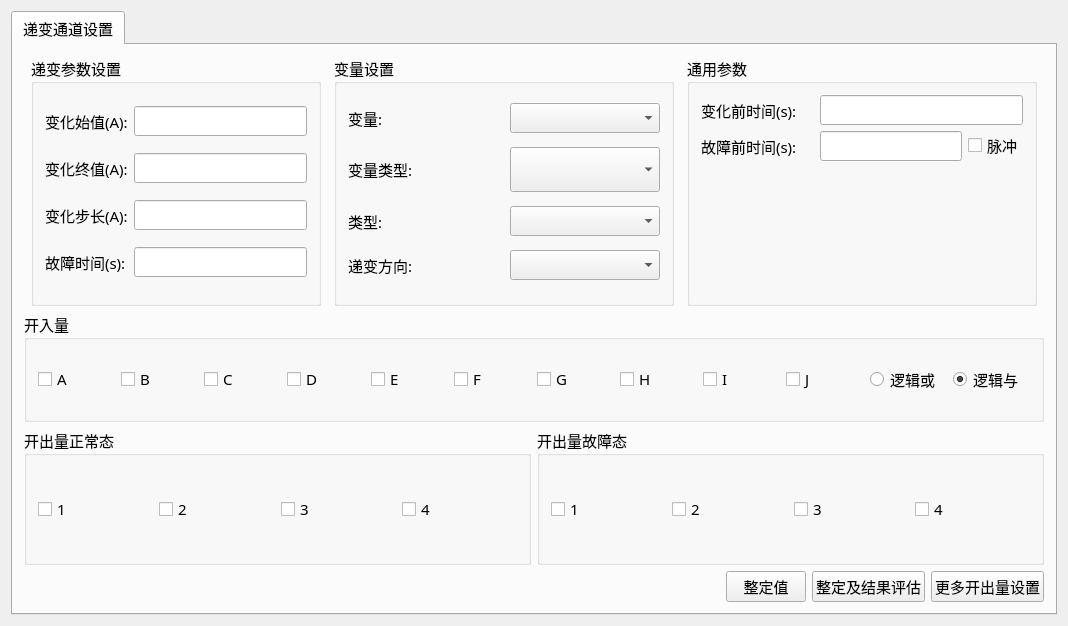
<?xml version="1.0" encoding="UTF-8"?>
<ui version="4.0">
 <class>QSttMacroParaEditViewSequenceGradient</class>
 <widget class="QWidget" name="QSttMacroParaEditViewSequenceGradient">
  <property name="geometry">
   <rect>
    <x>0</x>
    <y>0</y>
    <width>1068</width>
    <height>626</height>
   </rect>
  </property>
  <property name="font">
   <font>
    <pointsize>18</pointsize>
   </font>
  </property>
  <property name="windowTitle">
   <string>QSttMacroParaEditViewGradient</string>
  </property>
  <layout class="QGridLayout" name="gridLayout_2">
   <item row="0" column="0">
    <layout class="QVBoxLayout" name="m_MainLayout">
     <item>
      <widget class="QSttTabWidget" name="m_tabWidget">
       <property name="font">
        <font>
         <family>Agency FB</family>
         <pointsize>11</pointsize>
        </font>
       </property>
       <property name="currentIndex">
        <number>0</number>
       </property>
       <widget class="QWidget" name="tab">
        <attribute name="title">
         <string>递变通道设置</string>
        </attribute>
        <layout class="QVBoxLayout" name="verticalLayout_2">
         <item>
          <layout class="QVBoxLayout" name="verticalLayout" stretch="4,1,1,1">
           <item>
            <layout class="QHBoxLayout" name="horizontalLayout">
             <item>
              <widget class="QSttGroupBox" name="m_gpChangeSet">
               <property name="sizePolicy">
                <sizepolicy hsizetype="Preferred" vsizetype="Preferred">
                 <horstretch>0</horstretch>
                 <verstretch>0</verstretch>
                </sizepolicy>
               </property>
               <property name="minimumSize">
                <size>
                 <width>0</width>
                 <height>220</height>
                </size>
               </property>
               <property name="maximumSize">
                <size>
                 <width>290</width>
                 <height>250</height>
                </size>
               </property>
               <property name="font">
                <font>
                 <family>Agency FB</family>
                 <pointsize>11</pointsize>
                </font>
               </property>
               <property name="title">
                <string>递变参数设置</string>
               </property>
               <layout class="QGridLayout" name="gridLayout_6">
                <item row="0" column="0">
                 <widget class="QLabel" name="m_labInit">
                  <property name="text">
                   <string>变化始值(A):</string>
                  </property>
                 </widget>
                </item>
                <item row="2" column="0">
                 <widget class="QLabel" name="m_labStep">
                  <property name="text">
                   <string>变化步长(A):</string>
                  </property>
                 </widget>
                </item>
                <item row="2" column="1">
                 <widget class="QSettingLineEdit" name="m_editStep">
                  <property name="minimumSize">
                   <size>
                    <width>120</width>
                    <height>0</height>
                   </size>
                  </property>
                 </widget>
                </item>
                <item row="3" column="0">
                 <widget class="QLabel" name="m_labTime">
                  <property name="text">
                   <string>故障时间(s):</string>
                  </property>
                 </widget>
                </item>
                <item row="3" column="1">
                 <widget class="QSettingLineEdit" name="m_editTime">
                  <property name="minimumSize">
                   <size>
                    <width>120</width>
                    <height>0</height>
                   </size>
                  </property>
                 </widget>
                </item>
                <item row="0" column="1">
                 <widget class="QSettingLineEdit" name="m_editInit">
                  <property name="minimumSize">
                   <size>
                    <width>120</width>
                    <height>0</height>
                   </size>
                  </property>
                 </widget>
                </item>
                <item row="1" column="0">
                 <widget class="QLabel" name="m_labFinish">
                  <property name="text">
                   <string>变化终值(A):</string>
                  </property>
                 </widget>
                </item>
                <item row="1" column="1">
                 <widget class="QSettingLineEdit" name="m_editFinish">
                  <property name="minimumSize">
                   <size>
                    <width>120</width>
                    <height>0</height>
                   </size>
                  </property>
                 </widget>
                </item>
               </layout>
               <zorder>m_labInit</zorder>
               <zorder>m_editInit</zorder>
               <zorder>m_editFinish</zorder>
               <zorder>m_labFinish</zorder>
               <zorder>m_labStep</zorder>
               <zorder>m_editStep</zorder>
               <zorder>m_labTime</zorder>
               <zorder>m_editTime</zorder>
              </widget>
             </item>
             <item>
              <widget class="QSttGroupBox" name="m_gpVarSet">
               <property name="sizePolicy">
                <sizepolicy hsizetype="Preferred" vsizetype="Preferred">
                 <horstretch>0</horstretch>
                 <verstretch>0</verstretch>
                </sizepolicy>
               </property>
               <property name="minimumSize">
                <size>
                 <width>0</width>
                 <height>220</height>
                </size>
               </property>
               <property name="maximumSize">
                <size>
                 <width>340</width>
                 <height>250</height>
                </size>
               </property>
               <property name="font">
                <font>
                 <family>Agency FB</family>
                 <pointsize>11</pointsize>
                </font>
               </property>
               <property name="title">
                <string>变量设置</string>
               </property>
               <layout class="QGridLayout" name="gridLayout_3">
                <item row="3" column="2">
                 <widget class="QScrollComboBox" name="m_cbbVarType">
                  <property name="minimumSize">
                   <size>
                    <width>150</width>
                    <height>0</height>
                   </size>
                  </property>
                  <property name="maximumSize">
                   <size>
                    <width>16777215</width>
                    <height>16777215</height>
                   </size>
                  </property>
                  <property name="font">
                   <font>
                    <pointsize>20</pointsize>
                   </font>
                  </property>
                 </widget>
                </item>
                <item row="5" column="0" colspan="2">
                 <widget class="QLabel" name="m_labDirection">
                  <property name="text">
                   <string>递变方向:</string>
                  </property>
                 </widget>
                </item>
                <item row="4" column="0">
                 <widget class="QLabel" name="m_labType">
                  <property name="text">
                   <string>类型:</string>
                  </property>
                 </widget>
                </item>
                <item row="5" column="2">
                 <widget class="QScrollComboBox" name="m_cbbDirection">
                  <property name="minimumSize">
                   <size>
                    <width>150</width>
                    <height>0</height>
                   </size>
                  </property>
                  <property name="maximumSize">
                   <size>
                    <width>16777215</width>
                    <height>16777215</height>
                   </size>
                  </property>
                 </widget>
                </item>
                <item row="3" column="0" colspan="2">
                 <widget class="QLabel" name="m_labVarType">
                  <property name="text">
                   <string>变量类型:</string>
                  </property>
                 </widget>
                </item>
                <item row="4" column="2">
                 <widget class="QScrollComboBox" name="m_cbbType">
                  <property name="minimumSize">
                   <size>
                    <width>150</width>
                    <height>0</height>
                   </size>
                  </property>
                  <property name="maximumSize">
                   <size>
                    <width>16777215</width>
                    <height>16777215</height>
                   </size>
                  </property>
                 </widget>
                </item>
                <item row="1" column="2">
                 <widget class="QScrollComboBox" name="m_cbbVar">
                  <property name="minimumSize">
                   <size>
                    <width>150</width>
                    <height>0</height>
                   </size>
                  </property>
                  <property name="maximumSize">
                   <size>
                    <width>16777215</width>
                    <height>16777215</height>
                   </size>
                  </property>
                  <property name="maxVisibleItems">
                   <number>5</number>
                  </property>
                 </widget>
                </item>
                <item row="1" column="0">
                 <widget class="QLabel" name="m_labVar">
                  <property name="text">
                   <string>变量:</string>
                  </property>
                 </widget>
                </item>
               </layout>
              </widget>
             </item>
             <item>
              <widget class="QSttGroupBox" name="m_gpMannual">
               <property name="minimumSize">
                <size>
                 <width>0</width>
                 <height>220</height>
                </size>
               </property>
               <property name="maximumSize">
                <size>
                 <width>350</width>
                 <height>250</height>
                </size>
               </property>
               <property name="font">
                <font>
                 <family>Agency FB</family>
                 <pointsize>11</pointsize>
                </font>
               </property>
               <property name="title">
                <string>通用参数</string>
               </property>
               <layout class="QGridLayout" name="gridLayout">
                <item row="2" column="0">
                 <widget class="QLabel" name="m_labTimeBeforeFail">
                  <property name="text">
                   <string>故障前时间(s):</string>
                  </property>
                 </widget>
                </item>
                <item row="2" column="2">
                 <layout class="QHBoxLayout" name="horizontalLayout_3">
                  <item>
                   <widget class="QSttLineEdit" name="m_editTimeBeforeFail">
                    <property name="sizePolicy">
                     <sizepolicy hsizetype="Minimum" vsizetype="Fixed">
                      <horstretch>0</horstretch>
                      <verstretch>0</verstretch>
                     </sizepolicy>
                    </property>
                   </widget>
                  </item>
                  <item>
                   <widget class="QSttCheckBox" name="m_cbBefore">
                    <property name="text">
                     <string>脉冲</string>
                    </property>
                   </widget>
                  </item>
                 </layout>
                </item>
                <item row="1" column="2">
                 <widget class="QSttLineEdit" name="m_editTimeBeforeChange">
                  <property name="sizePolicy">
                   <sizepolicy hsizetype="Minimum" vsizetype="Fixed">
                    <horstretch>0</horstretch>
                    <verstretch>0</verstretch>
                   </sizepolicy>
                  </property>
                 </widget>
                </item>
                <item row="1" column="0">
                 <widget class="QLabel" name="m_labTimeBeforeChange">
                  <property name="text">
                   <string>变化前时间(s):</string>
                  </property>
                 </widget>
                </item>
                <item row="3" column="0">
                 <spacer name="verticalSpacer_2">
                  <property name="orientation">
                   <enum>Qt::Vertical</enum>
                  </property>
                  <property name="sizeHint" stdset="0">
                   <size>
                    <width>20</width>
                    <height>10</height>
                   </size>
                  </property>
                 </spacer>
                </item>
               </layout>
              </widget>
             </item>
            </layout>
           </item>
           <item>
            <widget class="QSttGroupBox" name="m_gpBin">
             <property name="minimumSize">
              <size>
               <width>0</width>
               <height>80</height>
              </size>
             </property>
             <property name="maximumSize">
              <size>
               <width>16777215</width>
               <height>110</height>
              </size>
             </property>
             <property name="font">
              <font>
               <family>Agency FB</family>
               <pointsize>11</pointsize>
              </font>
             </property>
             <property name="title">
              <string>开入量</string>
             </property>
             <layout class="QHBoxLayout" name="horizontalLayout_6">
              <item>
               <layout class="QGridLayout" name="gridLayout_4">
                <property name="verticalSpacing">
                 <number>0</number>
                </property>
                <property name="rightMargin">
                 <number>0</number>
                </property>
                <property name="bottomMargin">
                 <number>0</number>
                </property>
                <item row="0" column="3">
                 <widget class="QSttCheckBox" name="m_cbBinD">
                  <property name="font">
                   <font>
                    <pointsize>11</pointsize>
                   </font>
                  </property>
                  <property name="styleSheet">
                   <string notr="true"/>
                  </property>
                  <property name="text">
                   <string>D</string>
                  </property>
                 </widget>
                </item>
                <item row="0" column="8">
                 <widget class="QSttCheckBox" name="m_cbBinI">
                  <property name="font">
                   <font>
                    <pointsize>11</pointsize>
                   </font>
                  </property>
                  <property name="styleSheet">
                   <string notr="true"/>
                  </property>
                  <property name="text">
                   <string>I</string>
                  </property>
                 </widget>
                </item>
                <item row="0" column="9">
                 <widget class="QSttCheckBox" name="m_cbBinJ">
                  <property name="font">
                   <font>
                    <pointsize>11</pointsize>
                   </font>
                  </property>
                  <property name="styleSheet">
                   <string notr="true"/>
                  </property>
                  <property name="text">
                   <string>J</string>
                  </property>
                 </widget>
                </item>
                <item row="0" column="10">
                 <widget class="QRadioButton" name="m_rbOr">
                  <property name="text">
                   <string>逻辑或</string>
                  </property>
                 </widget>
                </item>
                <item row="0" column="1">
                 <widget class="QSttCheckBox" name="m_cbBinB">
                  <property name="font">
                   <font>
                    <pointsize>11</pointsize>
                   </font>
                  </property>
                  <property name="styleSheet">
                   <string notr="true"/>
                  </property>
                  <property name="text">
                   <string>B</string>
                  </property>
                 </widget>
                </item>
                <item row="0" column="5">
                 <widget class="QSttCheckBox" name="m_cbBinF">
                  <property name="font">
                   <font>
                    <pointsize>11</pointsize>
                   </font>
                  </property>
                  <property name="styleSheet">
                   <string notr="true"/>
                  </property>
                  <property name="text">
                   <string>F</string>
                  </property>
                 </widget>
                </item>
                <item row="0" column="0">
                 <widget class="QSttCheckBox" name="m_cbBinA">
                  <property name="font">
                   <font>
                    <pointsize>11</pointsize>
                   </font>
                  </property>
                  <property name="styleSheet">
                   <string notr="true"/>
                  </property>
                  <property name="text">
                   <string>A</string>
                  </property>
                 </widget>
                </item>
                <item row="0" column="2">
                 <widget class="QSttCheckBox" name="m_cbBinC">
                  <property name="font">
                   <font>
                    <pointsize>11</pointsize>
                   </font>
                  </property>
                  <property name="styleSheet">
                   <string notr="true"/>
                  </property>
                  <property name="text">
                   <string>C</string>
                  </property>
                 </widget>
                </item>
                <item row="0" column="6">
                 <widget class="QSttCheckBox" name="m_cbBinG">
                  <property name="font">
                   <font>
                    <pointsize>11</pointsize>
                   </font>
                  </property>
                  <property name="styleSheet">
                   <string notr="true"/>
                  </property>
                  <property name="text">
                   <string>G</string>
                  </property>
                 </widget>
                </item>
                <item row="0" column="7">
                 <widget class="QSttCheckBox" name="m_cbBinH">
                  <property name="font">
                   <font>
                    <pointsize>11</pointsize>
                   </font>
                  </property>
                  <property name="styleSheet">
                   <string notr="true"/>
                  </property>
                  <property name="text">
                   <string>H</string>
                  </property>
                 </widget>
                </item>
                <item row="0" column="4">
                 <widget class="QSttCheckBox" name="m_cbBinE">
                  <property name="font">
                   <font>
                    <pointsize>11</pointsize>
                   </font>
                  </property>
                  <property name="styleSheet">
                   <string notr="true"/>
                  </property>
                  <property name="text">
                   <string>E</string>
                  </property>
                 </widget>
                </item>
                <item row="0" column="11">
                 <widget class="QRadioButton" name="m_rbAnd">
                  <property name="text">
                   <string>逻辑与</string>
                  </property>
                  <property name="checked">
                   <bool>true</bool>
                  </property>
                 </widget>
                </item>
               </layout>
              </item>
             </layout>
            </widget>
           </item>
           <item>
            <layout class="QHBoxLayout" name="horizontalLayout_5">
             <item>
              <widget class="QSttGroupBox" name="m_gpBoutNormal">
               <property name="font">
                <font>
                 <family>Agency FB</family>
                 <pointsize>11</pointsize>
                </font>
               </property>
               <property name="title">
                <string>开出量正常态</string>
               </property>
               <layout class="QGridLayout" name="gridLayout_10">
                <item row="0" column="0">
                 <layout class="QGridLayout" name="gridLayout_5">
                  <item row="0" column="0">
                   <widget class="QSttCheckBox" name="m_cbBOut1">
                    <property name="font">
                     <font>
                      <pointsize>11</pointsize>
                     </font>
                    </property>
                    <property name="styleSheet">
                     <string notr="true"/>
                    </property>
                    <property name="text">
                     <string>1</string>
                    </property>
                   </widget>
                  </item>
                  <item row="0" column="3">
                   <widget class="QSttCheckBox" name="m_cbBOut4">
                    <property name="font">
                     <font>
                      <pointsize>11</pointsize>
                     </font>
                    </property>
                    <property name="styleSheet">
                     <string notr="true"/>
                    </property>
                    <property name="text">
                     <string>4</string>
                    </property>
                   </widget>
                  </item>
                  <item row="0" column="2">
                   <widget class="QSttCheckBox" name="m_cbBOut3">
                    <property name="font">
                     <font>
                      <pointsize>11</pointsize>
                     </font>
                    </property>
                    <property name="styleSheet">
                     <string notr="true"/>
                    </property>
                    <property name="text">
                     <string>3</string>
                    </property>
                   </widget>
                  </item>
                  <item row="0" column="1">
                   <widget class="QSttCheckBox" name="m_cbBOut2">
                    <property name="font">
                     <font>
                      <pointsize>11</pointsize>
                     </font>
                    </property>
                    <property name="styleSheet">
                     <string notr="true"/>
                    </property>
                    <property name="text">
                     <string>2</string>
                    </property>
                   </widget>
                  </item>
                 </layout>
                </item>
               </layout>
              </widget>
             </item>
             <item>
              <widget class="QSttGroupBox" name="m_gpBoutError">
               <property name="font">
                <font>
                 <family>Agency FB</family>
                 <pointsize>11</pointsize>
                </font>
               </property>
               <property name="title">
                <string>开出量故障态</string>
               </property>
               <layout class="QHBoxLayout" name="horizontalLayout_4">
                <item>
                 <layout class="QGridLayout" name="gridLayout_7">
                  <item row="0" column="1">
                   <widget class="QSttCheckBox" name="m_cbBOut2_E">
                    <property name="font">
                     <font>
                      <pointsize>11</pointsize>
                     </font>
                    </property>
                    <property name="styleSheet">
                     <string notr="true"/>
                    </property>
                    <property name="text">
                     <string>2</string>
                    </property>
                   </widget>
                  </item>
                  <item row="0" column="3">
                   <widget class="QSttCheckBox" name="m_cbBOut4_E">
                    <property name="font">
                     <font>
                      <pointsize>11</pointsize>
                     </font>
                    </property>
                    <property name="styleSheet">
                     <string notr="true"/>
                    </property>
                    <property name="text">
                     <string>4</string>
                    </property>
                   </widget>
                  </item>
                  <item row="0" column="0">
                   <widget class="QSttCheckBox" name="m_cbBOut1_E">
                    <property name="font">
                     <font>
                      <pointsize>11</pointsize>
                     </font>
                    </property>
                    <property name="styleSheet">
                     <string notr="true"/>
                    </property>
                    <property name="text">
                     <string>1</string>
                    </property>
                   </widget>
                  </item>
                  <item row="0" column="2">
                   <widget class="QSttCheckBox" name="m_cbBOut3_E">
                    <property name="font">
                     <font>
                      <pointsize>11</pointsize>
                     </font>
                    </property>
                    <property name="styleSheet">
                     <string notr="true"/>
                    </property>
                    <property name="text">
                     <string>3</string>
                    </property>
                   </widget>
                  </item>
                 </layout>
                </item>
               </layout>
              </widget>
             </item>
            </layout>
           </item>
           <item>
            <layout class="QHBoxLayout" name="horizontalLayout_2">
             <item>
              <spacer name="horizontalSpacer">
               <property name="orientation">
                <enum>Qt::Horizontal</enum>
               </property>
               <property name="sizeHint" stdset="0">
                <size>
                 <width>40</width>
                 <height>20</height>
                </size>
               </property>
              </spacer>
             </item>
             <item>
              <widget class="QPushButton" name="m_btnSettingValue">
               <property name="font">
                <font>
                 <family>Agency FB</family>
                 <pointsize>11</pointsize>
                </font>
               </property>
               <property name="text">
                <string>整定值</string>
               </property>
              </widget>
             </item>
             <item>
              <widget class="QPushButton" name="m_btnEstimate">
               <property name="font">
                <font>
                 <family>Agency FB</family>
                 <pointsize>11</pointsize>
                </font>
               </property>
               <property name="text">
                <string>整定及结果评估</string>
               </property>
              </widget>
             </item>
             <item>
              <widget class="QPushButton" name="m_btnMoreOut">
               <property name="font">
                <font>
                 <family>Agency FB</family>
                 <pointsize>11</pointsize>
                </font>
               </property>
               <property name="text">
                <string>更多开出量设置</string>
               </property>
              </widget>
             </item>
            </layout>
           </item>
          </layout>
         </item>
        </layout>
       </widget>
      </widget>
     </item>
    </layout>
   </item>
  </layout>
 </widget>
 <layoutdefault spacing="6" margin="11"/>
 <customwidgets>
  <customwidget>
   <class>QSettingLineEdit</class>
   <extends>QLineEdit</extends>
   <header>../Controls/SettingCtrls/QSettingLineEdit.h</header>
  </customwidget>
  <customwidget>
   <class>QSttCheckBox</class>
   <extends>QCheckBox</extends>
   <header>../Controls/SttCheckBox.h</header>
  </customwidget>
  <customwidget>
   <class>QScrollComboBox</class>
   <extends>QComboBox</extends>
   <header>../Module/ScrollCtrl/ScrollComboBox.h</header>
   <slots>
    <slot>on_FaultMode_currentIndexChanged(int)</slot>
   </slots>
  </customwidget>
  <customwidget>
   <class>QSttTabWidget</class>
   <extends>QTabWidget</extends>
   <header>../Controls/SttTabWidget.h</header>
   <container>1</container>
  </customwidget>
  <customwidget>
   <class>QSttLineEdit</class>
   <extends>QLineEdit</extends>
   <header>../Controls/SttLineEdit.h</header>
  </customwidget>
  <customwidget>
   <class>QSttGroupBox</class>
   <extends>QGroupBox</extends>
   <header>../Controls/SttGroupBox.h</header>
   <container>1</container>
  </customwidget>
 </customwidgets>
 <resources/>
 <connections/>
</ui>
